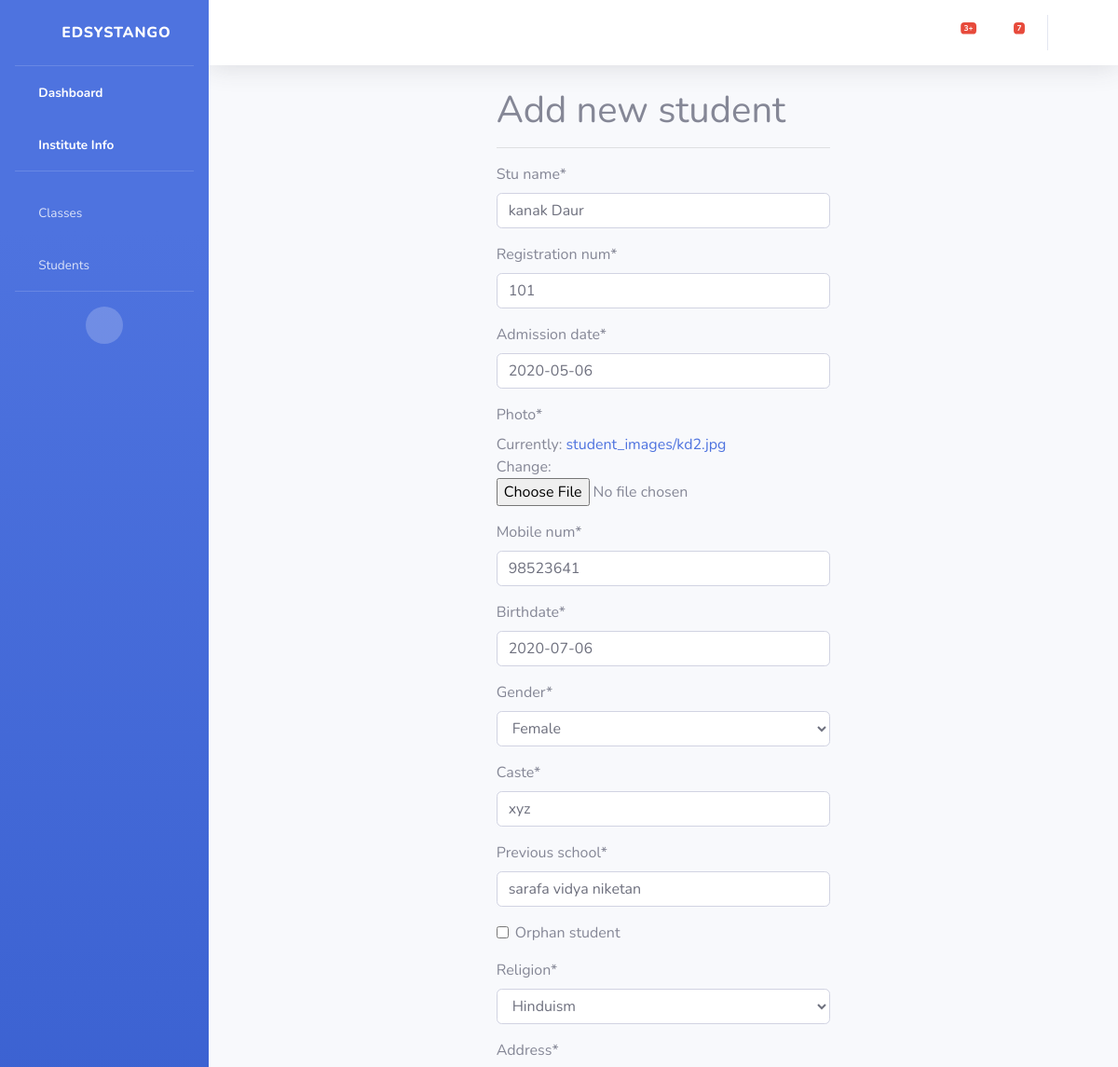
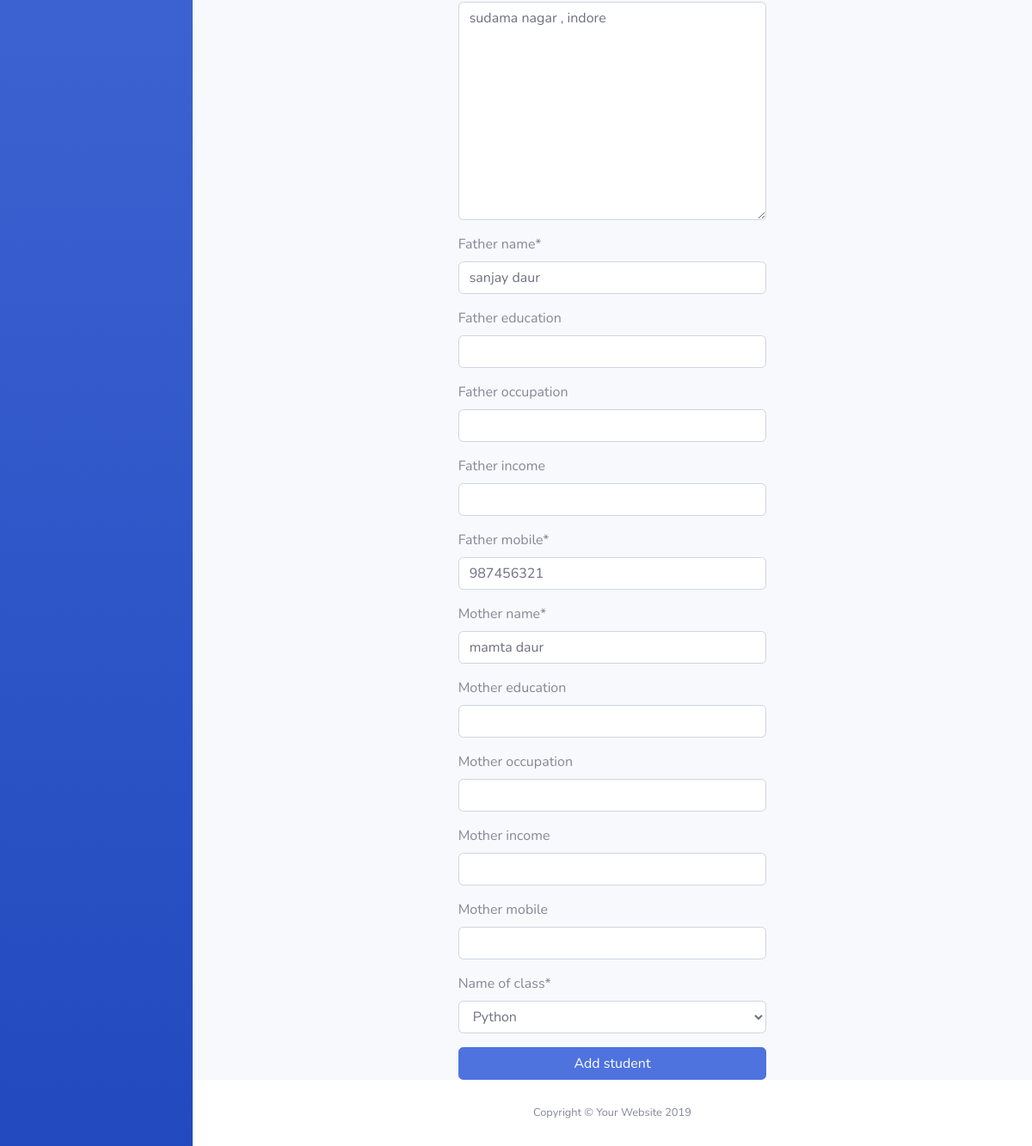
Page /editstudent/1 on the committed database (2 pictures, top to bottom).
### app1/models.py (models this page shows, shortened)
class Student(models.Model):
    GENDER_CHOICES = (('male','Male'),('female','Female'),('other','Other'))
    RELIGION_CHOICES = (('buddhism','Buddhism'),('christianity','Christianity'),('hinduism','Hinduism'),('islam','Islam'),('jainism','Jainism'),('sikhism','Sikhism'),('other','Other'))
    stu_name = models.CharField(max_length = 30)
    registration_num = models.IntegerField()
    Admission_date = models.DateField()
    photo = models.FileField(upload_to = "student_images",default = "student_icon.png")
    mobile_num = models.IntegerField(null=False, blank=False, unique=True)
    birthdate = models.DateField(auto_now=False, auto_now_add=False)
    gender = models.CharField(max_length = 20,choices = GENDER_CHOICES,default = "male")
    caste = models.CharField(max_length = 30)
    previous_school = models.CharField(max_length = 50)
    orphan_student = models.BooleanField(blank = True)
    religion = models.CharField(max_length = 20,choices = RELIGION_CHOICES,default = "hinduism")
    address = models.TextField()
    father_name = models.CharField(max_length = 20)
    father_education = models.CharField(max_length = 20,null=True, blank=True)
    father_occupation = models.CharField(max_length = 20,null=True, blank=True)
    father_income = models.FloatField(null=True, blank=True)
    father_mobile = models.IntegerField()
    mother_name = models.CharField(max_length = 20)
    mother_education = models.CharField(max_length = 20,null=True, blank=True)
    mother_occupation = models.CharField(max_length = 20,null=True, blank=True)
    mother_income = models.FloatField(null=True, blank=True)
    mother_mobile = models.IntegerField(null=True, blank=True)
    name_of_class = models.ForeignKey(EdsysClass,on_delete = models.CASCADE)

### app1/views.py (the view)
# urls.py: path('editstudent/<int:pk>',views.editstudent.as_view()),
class editstudent(UpdateView):
    model = Student
    fields = "__all__"

### app1/models.py (called while the page is built)
    def __str__(self):
        return self.name

### template/app1/student_form.html (shortened to what this page needs)
{% extends 'app1/base.html' %}
{% block body_block %}
{% load static %}
{% load crispy_forms_tags %}
<div class="container col-lg-5">
  <h1>Add new student</h1><hr>
    <form method="post" enctype="multipart/form-data">
      {{form | crispy}}
      <input type="submit" value="Add student" class="btn btn-primary btn-block">
    </form>
</div>
{% endblock %}

### rows in the picture
Student: stu_name "kanak Daur", registration_num "101", Admission_date "2020-05-06", mobile_num "98523641", birthdate "2020-07-06", gender "Female", caste "xyz", previous_school "sarafa vidya niketan", religion "Hinduism", address "sudama nagar , indore", father_name "sanjay daur", father_mobile "987456321", mother_name "mamta daur", name_of_class "Python"
